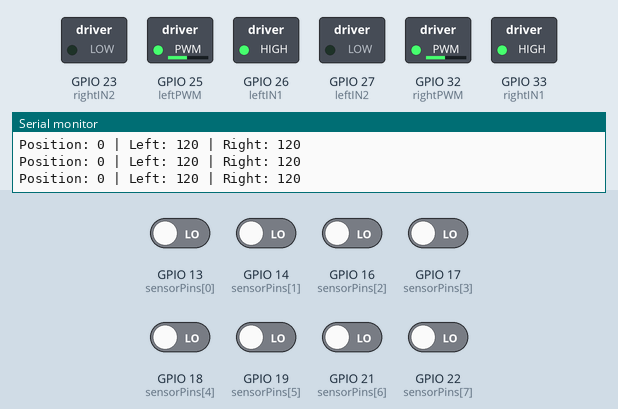
Bench run of a sketch on a simulated ESP32. Shown: switched loads named in the sketch (green lamp = pin HIGH), the last lines printed to the serial monitor. Inputs (shaded band) come from the test bench; at power-on: GPIO 13 (sensorPins[0]), GPIO 14 (sensorPins[1]), GPIO 16 (sensorPins[2]), GPIO 17 (sensorPins[3]), GPIO 18 (sensorPins[4]), GPIO 19 (sensorPins[5]), GPIO 21 (sensorPins[6]), GPIO 22 (sensorPins[7]) LOW.

Above: at 1.2 s.
1.3 s: GPIO 13 (sensorPins[0]) driven HIGH
At 2.4 s:
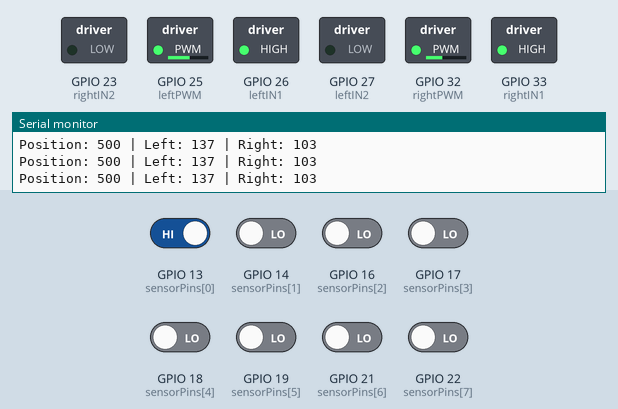
2.8 s: GPIO 16 (sensorPins[2]) driven HIGH
At 3.6 s:
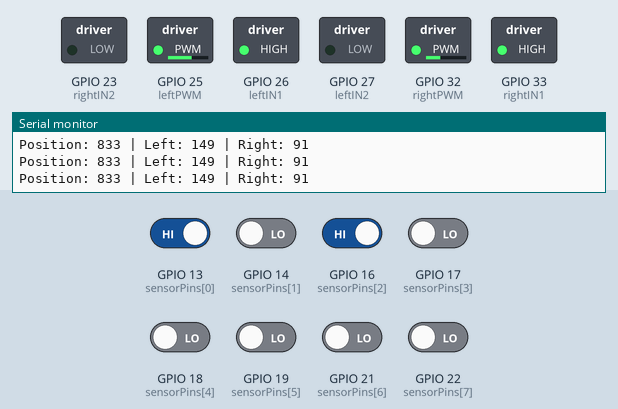
4.3 s: GPIO 14 (sensorPins[1]) driven HIGH
At 4.9 s:
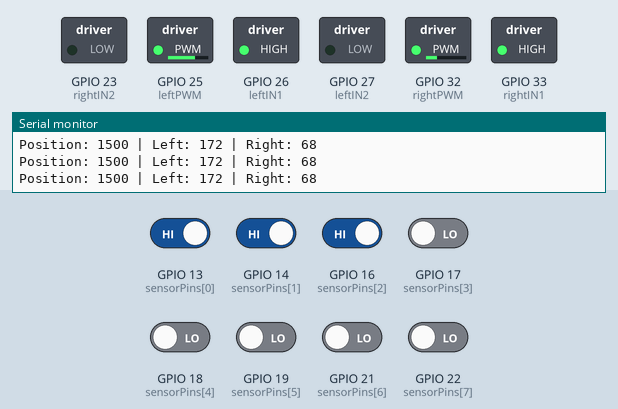
5.8 s: GPIO 22 (sensorPins[7]) driven HIGH
At 7.0 s:
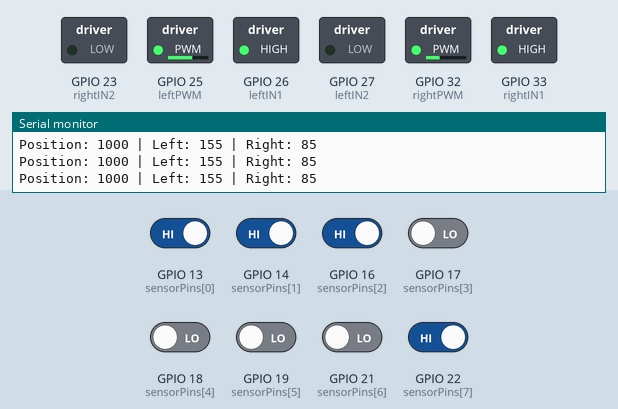
7.3 s: GPIO 13 (sensorPins[0]) driven LOW
At 8.2 s:
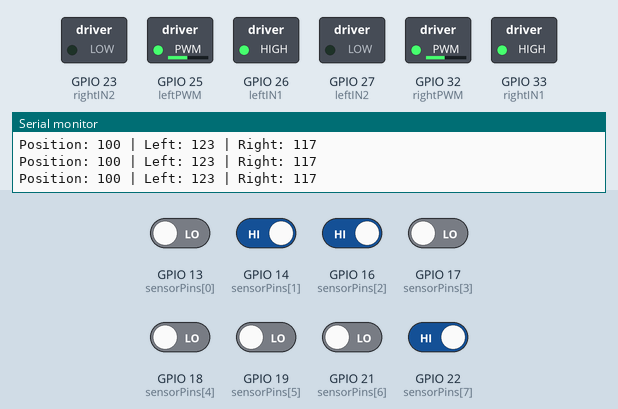
8.8 s: GPIO 14 (sensorPins[1]) driven LOW
At 9.3 s:
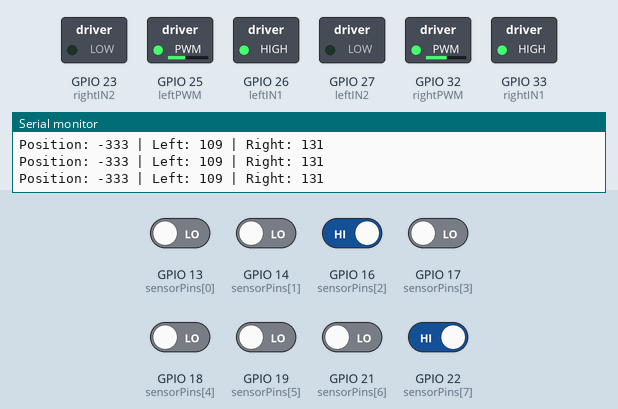
Timing chart, 0 to 11.3 s (numbered marks = the images above; inputs shaded):
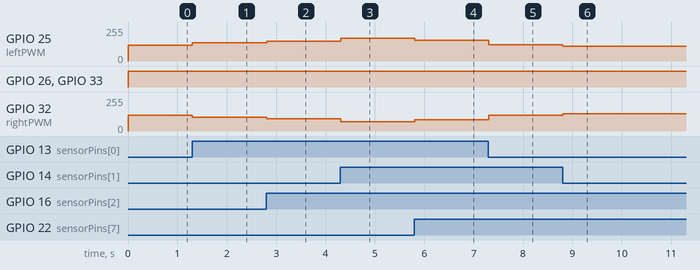

Measured:
- after the input at 1.3 s, GPIO 25 (leftPWM): 120/255 → 137/255 at once; GPIO 32 (rightPWM): 120/255 → 103/255 at once
- after the input at 2.8 s, GPIO 25 (leftPWM): 137/255 → 149/255 at once; GPIO 32 (rightPWM): 103/255 → 91/255 at once
- after the input at 4.3 s, GPIO 25 (leftPWM): 149/255 → 172/255 at once; GPIO 32 (rightPWM): 91/255 → 68/255 at once
- after the input at 5.8 s, GPIO 25 (leftPWM): 172/255 → 155/255 at once; GPIO 32 (rightPWM): 68/255 → 85/255 at once
- after the input at 7.3 s, GPIO 25 (leftPWM): 155/255 → 123/255 at once; GPIO 32 (rightPWM): 85/255 → 117/255 at once
- after the input at 8.8 s, GPIO 25 (leftPWM): 123/255 → 109/255 at once; GPIO 32 (rightPWM): 117/255 → 131/255 at once

The sketch:

Line-follower.ino
```cpp
const int sensorCount = 8;
const int sensorPins[sensorCount] = {13, 14, 16, 17, 18, 19, 21, 22};
const int lineActive = LOW;

const int weights[sensorCount] = {
  -3500, -2500, -1500, -500, 500, 1500, 2500, 3500
};

// Motor driver pins
const int leftPWM = 25;
const int leftIN1 = 26;
const int leftIN2 = 27;

const int rightPWM = 32;
const int rightIN1 = 33;
const int rightIN2 = 23;

// Control parameters
const int baseSpeed = 120;
const int maxSpeed = 220;
const float Kp = 0.035;
const float Kd = 0.12;
const int lostLineSpeed = 90;

int lastError = 0;
bool lineWasSeen = false;

// Motor control
void setMotor(int pwmPin, int in1, int in2, int speed) {
  speed = constrain(speed, -maxSpeed, maxSpeed);

  if (speed > 0) {
    digitalWrite(in1, HIGH);
    digitalWrite(in2, LOW);
  }
  else if (speed < 0) {
    digitalWrite(in1, LOW);
    digitalWrite(in2, HIGH);
  }
  else {
    digitalWrite(in1, LOW);
    digitalWrite(in2, LOW);
  }

  analogWrite(pwmPin, abs(speed));
}

void drive(int leftSpeed, int rightSpeed) {
  setMotor(leftPWM, leftIN1, leftIN2, leftSpeed);
  setMotor(rightPWM, rightIN1, rightIN2, rightSpeed);
}

void stopMotors() {
  drive(0, 0);
}

// Read line position
bool readLinePosition(int &position) {
  long weightedSum = 0;
  int activeCount = 0;

  for (int i = 0; i < sensorCount; i++) {
    if (digitalRead(sensorPins[i]) == lineActive) {
      weightedSum += weights[i];
      activeCount++;
    }
  }

  if (activeCount == 0) {
    return false;
  }

  position = weightedSum / activeCount;
  return true;
}

void setup() {
  Serial.begin(115200);

  for (int i = 0; i < sensorCount; i++) {
    pinMode(sensorPins[i], INPUT);
  }

  pinMode(leftPWM, OUTPUT);
  pinMode(leftIN1, OUTPUT);
  pinMode(leftIN2, OUTPUT);

  pinMode(rightPWM, OUTPUT);
  pinMode(rightIN1, OUTPUT);
  pinMode(rightIN2, OUTPUT);

  stopMotors();
  Serial.println("Line Follower Ready");
}

void loop() {
  int position = 0;

  if (!readLinePosition(position)) {
    if (lineWasSeen) {
      if (lastError < 0) {
        drive(-lostLineSpeed, lostLineSpeed);
      } else {
        drive(lostLineSpeed, -lostLineSpeed);
      }
    } else {
      stopMotors();
    }

    delay(5);
    return;
  }

  lineWasSeen = true;

  int error = position;
  int derivative = error - lastError;

  float correction = Kp * error + Kd * derivative;

  int leftSpeed = constrain(
    baseSpeed + (int)correction, 0, maxSpeed
  );

  int rightSpeed = constrain(
    baseSpeed - (int)correction, 0, maxSpeed
  );

  drive(leftSpeed, rightSpeed);
  lastError = error;

  Serial.print("Position: ");
  Serial.print(position);
  Serial.print(" | Left: ");
  Serial.print(leftSpeed);
  Serial.print(" | Right: ");
  Serial.println(rightSpeed);

  delay(5);
}
```
